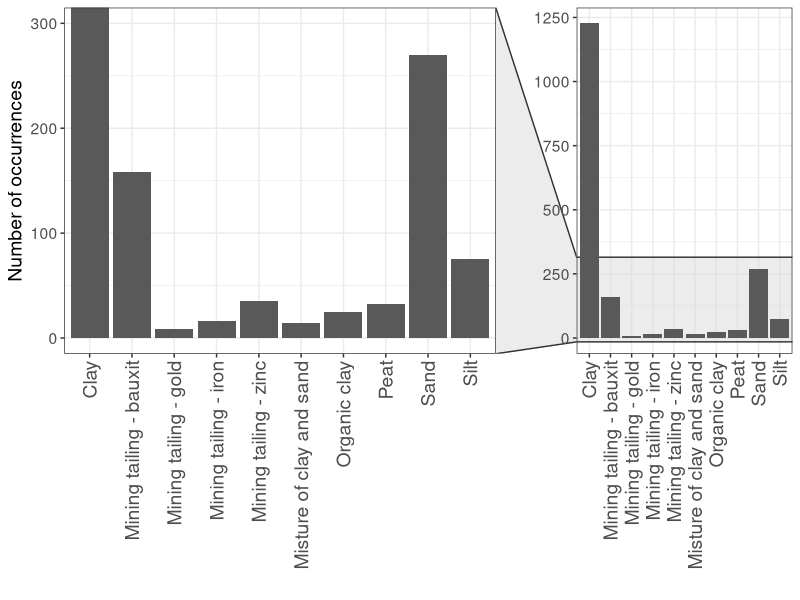
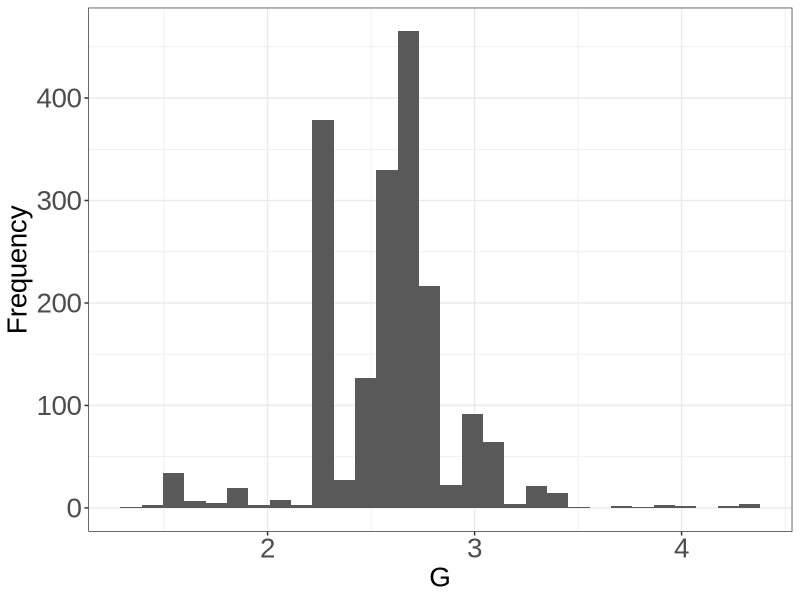
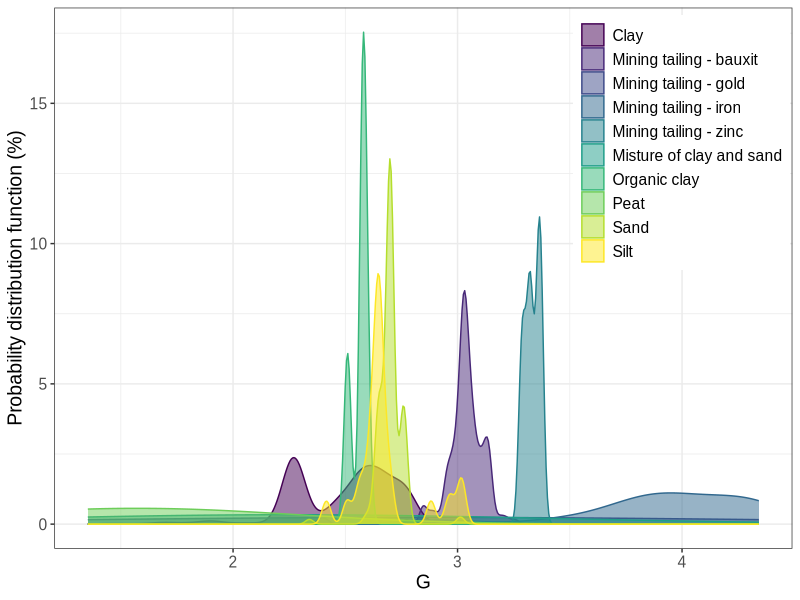
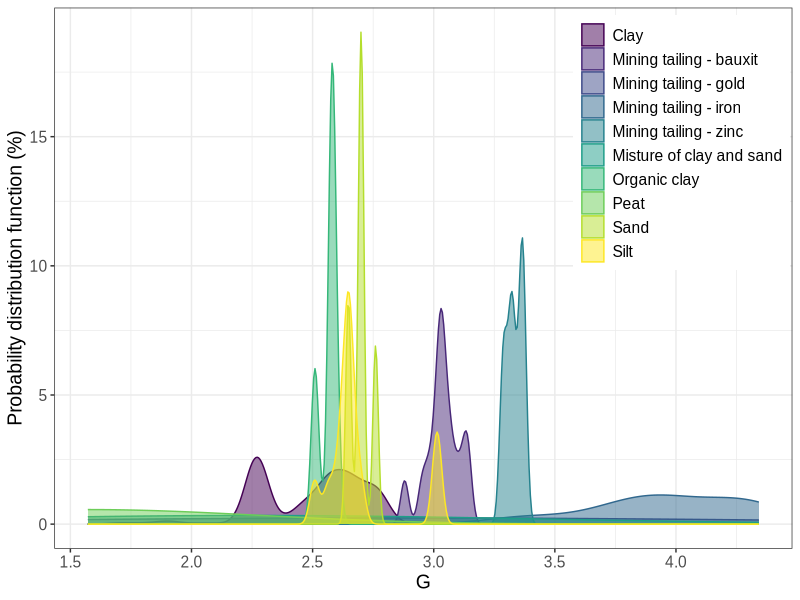
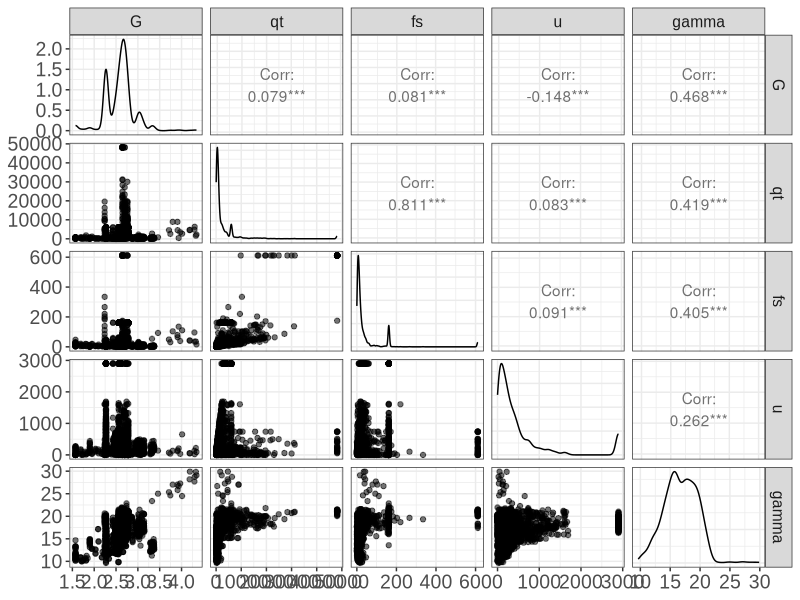
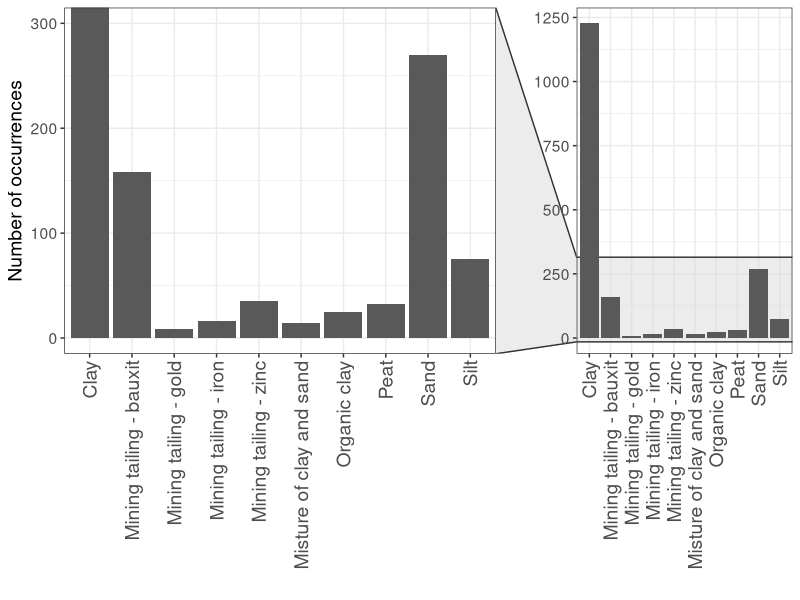
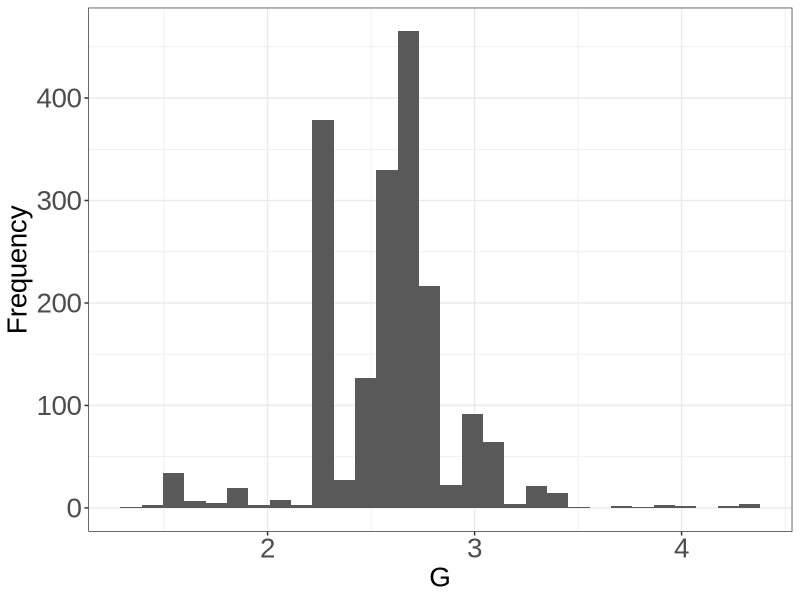
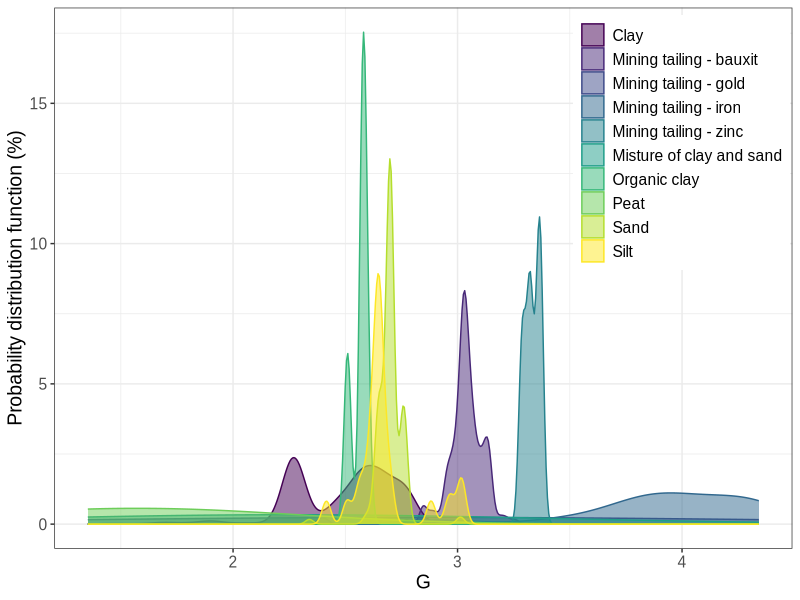

Reproduce these figures in R, in order. (Note: this script raises an error after producing the figures.)
pacotes <- c("tidyverse","ggrepel","fastDummies","knitr", "splines",
             "reshape2","PerformanceAnalytics","metan","correlation",
             "see","ggraph","nortest","rgl","car","olsrr","jtools",
             "ggstance","cowplot","beepr","factoextra","neuralnet",
             "ggpubr","GGally", "viridis", "plyr", "ggforce")

if(sum(as.numeric(!pacotes %in% installed.packages())) != 0){
  instalador <- pacotes[!pacotes %in% installed.packages()]
  for(i in 1:length(instalador)) {
    install.packages(instalador, dependencies = T)
    break()}
  sapply(pacotes, require, character = T) 
} else {
  sapply(pacotes, require, character = T) 
}


#-----------------------------DATASET -----------------------------------------------#
solos <- read.csv("data/dataset.csv", sep = ";", header = T, dec = ",")
#Removing gamma superior to 50
solos <- solos[solos$gamma<=50,]
#normalizing measurements to a lower limit equal to 0
solos$fs[solos$fs<0] <- 0
solos$u[solos$u<0] <-0 
# removing NAs
solos<-na.omit(solos)

#plotting soils information
ggplot(solos) +
 geom_bar(aes(x=Soil)) +
  labs(x="",y="Number of occurrences")+
  theme_bw()+
  #theme(text = element_text(family = "Arial"))+
  facet_zoom(ylim = c(0, 300))+
  theme(plot.title = element_blank(), axis.text.x=element_text(angle=90,hjust=1,vjust=0.5,size=14),text = element_text(size = 14))   

ggsave("soils.pdf",height=8,width = 16)

# Histograma do G
ggplot(solos, aes(G))+
  geom_histogram()+
  xlab("G") +ylab("Frequency") +
  theme_bw()+
  theme(text = element_text(family = "Arial"))+
  theme(legend.text = element_text( size = 16),legend.position=c(0.92,0.85),axis.text = element_text(size = 20), axis.title = element_text(size = 20),text = element_text(size = 20))   
ggsave("Histogram of G.png",height=8,width = 8)

# Histograma do G por tipo de solo:

solos %>%
  ggplot(aes(x=G, color=Soil, fill=Soil)) +
  labs(y="Probability distribution function (%)")+
 # geom_density()+
  #geom_histogram(aes(y=..density..), alpha=0.5, position="identity")+
  geom_density(alpha=.5) +
  scale_fill_viridis(discrete = T )+
  scale_color_viridis(discrete = T)+
  #guides(fill=guide_legend(title="Tipo de solo"),color=guide_legend(title="Tipo de solo"))+
  theme_bw()+
  theme(text = element_text(family = "Arial"))+
  theme(legend.title = element_blank(), legend.position=c(0.85,0.75) )+
  theme(plot.title = element_blank(),text = element_text(size = 14)) 
ggsave("Density function of G by soil type - before outliers treatment.png",height=8,width = 8)

#-----------------------------OUTLIERS TREATMENT-------------------------------#
outliers_removal <- function(dataset){
  tipos_solos <- unique(dataset[,1])
  for(tipo in tipos_solos){
    ##############FS############################
    qnt <- quantile(dataset[dataset$Soil==tipo,"fs"], probs=c(.25, .75), na.rm = T)
    caps <- quantile(dataset[dataset$Soil==tipo,"fs"], probs=c(.05, .95), na.rm = T)
    H <- 1.5 * IQR(dataset[dataset$Soil==tipo,"fs"], na.rm = T)
    dataset[dataset$Soil == tipo & dataset$fs  > qnt[2]+H,"fs"] <- caps[2]
    dataset[dataset$Soil == tipo & dataset$fs  < qnt[1]-H,"fs"] <- caps[1]
    ##############G############################
    qnt <- quantile(dataset[dataset$Soil==tipo,"G"], probs=c(.25, .75), na.rm = T)
    caps <- quantile(dataset[dataset$Soil==tipo,"G"], probs=c(.05, .95), na.rm = T)
    H <- 1.5 * IQR(dataset[dataset$Soil==tipo,"G"], na.rm = T)
    dataset[dataset$Soil == tipo & dataset$G  > qnt[2]+H,"G"] <- caps[2]
    dataset[dataset$Soil == tipo & dataset$G  < qnt[1]-H,"G"] <- caps[1]
    ##############u############################
    qnt <- quantile(dataset[dataset$Soil==tipo,"u"], probs=c(.25, .75), na.rm = T)
    caps <- quantile(dataset[dataset$Soil==tipo,"u"], probs=c(.05, .95), na.rm = T)
    H <- 1.5 * IQR(dataset[dataset$Soil==tipo,"u"], na.rm = T)
    dataset[dataset$Soil == tipo & dataset$u  > qnt[2]+H,"u"] <- caps[2]
    dataset[dataset$Soil == tipo & dataset$u  < qnt[1]-H,"u"] <- caps[1]
    ##############qt############################
    qnt <- quantile(dataset[dataset$Soil==tipo,"qt"], probs=c(.25, .75), na.rm = T)
    caps <- quantile(dataset[dataset$Soil==tipo,"qt"], probs=c(.05, .95), na.rm = T)
    H <- 1.5 * IQR(dataset[dataset$Soil==tipo,"qt"], na.rm = T)
    dataset[dataset$Soil == tipo & dataset$qt  > qnt[2]+H,"qt"] <- caps[2]
    dataset[dataset$Soil == tipo & dataset$qt  < qnt[1]-H,"qt"] <- caps[1]
  }
  return(dataset)
}
summary(solos)
solos <- outliers_removal(solos)

summary(solos)
solos %>%
  ggplot(aes(x=G, color=Soil, fill=Soil)) +
  labs(y="Probability distribution function (%)")+
  # geom_density()+
  #geom_histogram(aes(y=..density..), alpha=0.5, position="identity")+
  geom_density(alpha=.5) +
  scale_fill_viridis(discrete = T )+
  scale_color_viridis(discrete = T)+
  #guides(fill=guide_legend(title="Tipo de solo"),color=guide_legend(title="Tipo de solo"))+
  theme_bw()+
  theme(text = element_text(family = "Arial"))+
  theme(legend.title = element_blank(), legend.position=c(0.85,0.75) )+
  theme(plot.title = element_blank(),text = element_text(size = 14)) 
ggsave("Density function of G by soil type - after outliers treatment.png",height=8,width = 8)
#1861 --> ajustou os outliers
##################################################################################
#                               ESTUDO DAS CORRELAÇÕES                           #
##################################################################################
#A função correlation do pacote correlation faz com que seja estruturado um
#diagrama interessante que mostra a inter-relação entre as variáveis e a
#magnitude das correlações entre elas
f<-ggpairs(solos[2:6], aes( alpha = 0.4))
f +
  theme_bw()+
  theme(text = element_text(family = "Arial"))+
  theme(plot.title = element_blank(),axis.text = element_text(size = 14), axis.title = element_text(size = 14),text = element_text(size = 14))   
ggsave("scatter.png",height=8,width = 8)

##################################################################################
#     ESTIMANDO UM MODELO MÚLTIPLO COM AS VARIÁVEIS DA BASE DE DADOS solos    
#     TRATA-SE DE UMA REGRESSÃO LINEAR
##################################################################################
#Estimando a Regressão Múltipla
modelo_solos <- lm(formula = gamma ~ . - Soil,
                      data = solos)
summary(modelo_solos)
#################################################################################
#     LOGARITIMIC FUNCTION APPLIED TO FS, QT AND U
#############################################################################
solos$logFs <- log(solos$fs+1)
solos$logqt <- log(solos$qt+1)
solos$UTransf <- log(solos$u+1)
modelo_log <- lm(gamma~G+logqt+logFs+UTransf  ,
                 data = solos)
saveRDS(modelo_log, "model_log.rds")
solos$yhat_lm_log <- modelo_log$fitted.values

###############NEURAL NETWORK##############################
solos_nn <- select(solos, c(gamma, G,qt,fs,u,yhat_lm_log))

#Scaling data for performance
set.seed(42)
max_data <- apply(solos_nn, 2, max) 
min_data <- apply(solos_nn, 2, min)
scaled <- scale(solos_nn,center = min_data, scale = max_data - min_data)

index = sample(1:nrow(solos_nn),round(0.70*nrow(solos_nn)))
train_data <- as.data.frame(scaled[index,])
test_data <- as.data.frame(scaled[-index,])

set.seed(42)
nn <- neuralnet(gamma~.,data=train_data,hidden=c(32,16,8,4),linear.output=T)
saveRDS(nn, "model_nn_train_data.rds")
nn_all <- neuralnet(gamma~.,data=scaled,hidden=c(32,16,8,4),linear.output=T)
saveRDS(nn_all, "model_nn_all_data.rds")

pr.nn <- compute(nn,test_data[,2:6])
pr.all <- compute(nn,scaled[,2:6])

test_data$yhat_nn <- pr.nn$net.result

##########################################################################
# PLOTTING RESULTS
##########################################################################
rsq <- function (x, y) cor(x, y) ^ 2
solos$yhat_lm <- modelo_solos$fitted.values
solos$yhat_lm_log <- modelo_log$fitted.values
solos$yhat_nn <- pr.all$net.result*(max(solos$gamma)-min(solos$gamma))+min(solos$gamma)

solos$diff_nn <- abs(solos$gamma - solos$yhat_nn)/solos$gamma
solos$diff_lm <- abs(solos$gamma - solos$yhat_lm)/solos$gamma
solos$diff_lm_log <- abs(solos$gamma - solos$yhat_lm_log)/solos$gamma

#scatter plot - linear regression
eqn <- sprintf(
  "italic(gamma) == %.3g + %.3g * italic(G) + %.3g*qt + %.3g*fs +%.3g*u * ',' ~~ italic(r)^2 ~ '=' ~ %.2g",
  coef(modelo_solos)[1],
  coef(modelo_solos)[2],
  coef(modelo_solos)[3],
  coef(modelo_solos)[4],
  coef(modelo_solos)[5],
  summary(modelo_solos)$r.squared
)
solos %>%
  ggplot() +
  geom_point(aes(x = gamma, y = yhat_lm),
             color = "black", alpha = 0.6, size = 2) +
  geom_smooth(aes(x = gamma, y = gamma), method = "lm", 
              color = "grey30", size = 1.05,
              linetype = "longdash") +
  annotate("text",x = Inf, y = -Inf,label = eqn, parse = TRUE,hjust = 1.1, vjust = -.5, size=4  )+
  labs(x = "Soil specific weight (kN/m³)", y = "Estimated soil specific weight (kN/m³)") +
  theme_bw() +
  theme(text = element_text(family = "Arial"))+
  theme(legend.text = element_text( size = 16),legend.position=c(0.92,0.85),axis.text = element_text(size = 20), axis.title = element_text(size = 20),text = element_text(size = 20))   

ggsave("linear_model.png",height=8,width = 8)

#linear regression with log
rsq(solos$gamma,solos$yhat_lm_log)
eqn <- sprintf(
  "italic(gamma) ==  %.3g + %.3g * italic(G) + %.3g*log(qt) + %.3g*log(fs) + %.3g*log(u) * ',' ~~ italic(r)^2 ~ '=' ~ %.2g",
  coef(modelo_log)[1],
  coef(modelo_log)[2],
  coef(modelo_log)[3],
  coef(modelo_log)[4],
  coef(modelo_log)[5],
  rsq(solos$gamma,solos$yhat_lm_log)
)

solos %>%
  ggplot() +
  geom_point(aes(x = gamma, y = yhat_lm_log),
             color = "black", alpha = 0.6, size = 2) +
  geom_smooth(aes(x = gamma, y = gamma), method = "lm", 
              color = "grey30", size = 1.05,
              linetype = "longdash") +
  annotate("text",x = Inf, y = -Inf,label = eqn, parse = TRUE,hjust = 1.1, vjust = -.5, size=4  )+
  labs(x = "Soil specific weight (kN/m³)", y = "Estimated soil specific weight (kN/m³)") +
  theme_bw() +
  theme(text = element_text(family = "Arial"))+
  theme(legend.text = element_text( size = 16),legend.position=c(0.92,0.85),axis.text = element_text(size = 20), axis.title = element_text(size = 20),text = element_text(size = 20))   

ggsave("linear_model_log.png",height=8,width = 8)


#gerando um gráfico do modelo de regressão RNA
eqn <- sprintf(
  "Hidden ~ layers:~ 4 * ',' ~~ italic(r)^2 ~ '=' ~ %.2g",
  rsq(test_data$gamma,test_data$yhat_nn)
)

test_data %>%
  ggplot() +
  geom_point(aes(x = gamma, y = yhat_nn),
             color = "black", alpha = 0.6, size = 2) +
  geom_smooth(aes(x = gamma, y = gamma), method = "lm", 
              color = "grey30", size = 1.05,
              linetype = "longdash") +
  annotate("text",x = Inf, y = -Inf,label = eqn, parse = TRUE,hjust = 1.1, vjust = -.5, size=4  )+
  labs(x = "Soil specific weight (kN/m³)", y = "Estimated soil specific weight (kN/m³)") +
  theme_bw() +
  theme(text = element_text(family = "Arial"))+
  theme(legend.text = element_text( size = 16),legend.position=c(0.92,0.85),axis.text = element_text(size = 20), axis.title = element_text(size = 20),text = element_text(size = 20))   

ggsave("test_data_nn_scaled_entrada_log_4_camadas.png",height=8,width = 8)


#gerando um gráfico do modelo de regressão RNA
eqn <- sprintf(
  "Hidden ~ layers: ~ 4* ',' ~~ italic(r)^2 ~ '=' ~ %.2g",
  rsq(solos$gamma,solos$yhat_nn)
)

solos %>%
  ggplot() +
  geom_point(aes(x = gamma, y = yhat_nn),
             color = "black", alpha = 0.6, size = 2) +
  geom_smooth(aes(x = gamma, y = gamma), method = "lm", 
              color = "grey30", size = 1.05,
              linetype = "longdash") +
  annotate("text",x = Inf, y = -Inf,label = eqn, parse = TRUE,hjust = 1.1, vjust = -.5, size=4  )+
  labs(x = "Soil specific weight (kN/m³)", y = "Estimated soil specific weight (kN/m³)") +
  theme_bw() +
  theme(text = element_text(family = "Arial"))+
  theme(legend.text = element_text( size = 16),legend.position=c(0.92,0.85),axis.text = element_text(size = 20), axis.title = element_text(size = 20),text = element_text(size = 20))   

ggsave("neural_network_entrada_log_4_camadas.png",height=8,width = 8)
